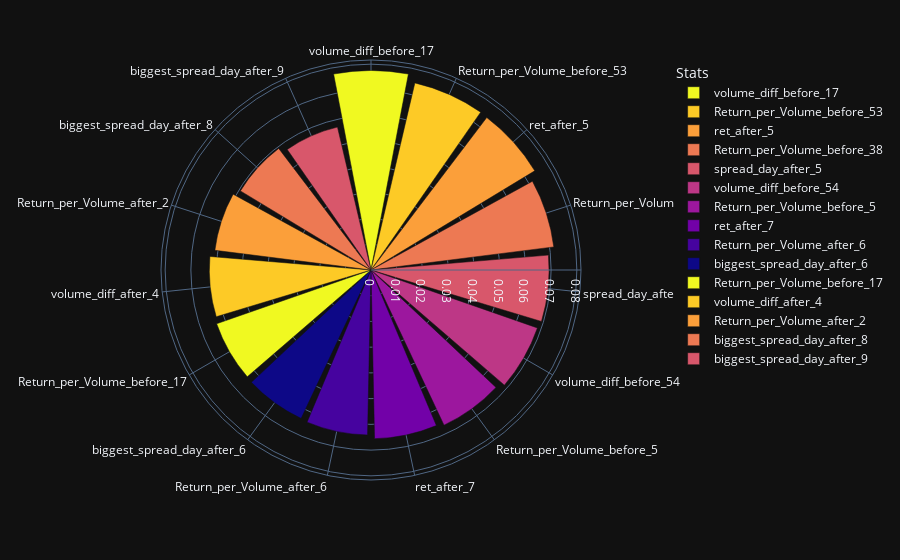

Here is the notebook cell this chart was saved with:
### Code cell
d = {'Stats':features_mins_reduced,'FI':rf_best_mins_reduced.feature_importances_}
fi = pd.DataFrame(d)
fi = fi.sort_values(by='FI', ascending=0)
fig = px.bar_polar(fi, r="FI", theta="Stats",
                   color="Stats", template="plotly_dark",
                   color_discrete_sequence= px.colors.sequential.Plasma_r)
fig.show()

### Figure 1 — Plotly figure (JSON) as saved in the notebook; plotly's stock layout.template omitted (floating-point values rounded to 4 significant figures)
{"data": [{"hovertemplate": "Stats=%{theta}<br>FI=%{r}<extra></extra>", "legendgroup": "volume_diff_before_17", "marker": {"color": "#f0f921"}, "name": "volume_diff_before_17", "r": [0.07754], "showlegend": true, "subplot": "polar", "theta": ["volume_diff_before_17"], "type": "barpolar"}, {"hovertemplate": "Stats=%{theta}<br>FI=%{r}<extra></extra>", "legendgroup": "Return_per_Volume_before_53", "marker": {"color": "#fdca26"}, "name": "Return_per_Volume_before_53", "r": [0.0747], "showlegend": true, "subplot": "polar", "theta": ["Return_per_Volume_before_53"], "type": "barpolar"}, {"hovertemplate": "Stats=%{theta}<br>FI=%{r}<extra></extra>", "legendgroup": "ret_after_5", "marker": {"color": "#fb9f3a"}, "name": "ret_after_5", "r": [0.07441], "showlegend": true, "subplot": "polar", "theta": ["ret_after_5"], "type": "barpolar"}, {"hovertemplate": "Stats=%{theta}<br>FI=%{r}<extra></extra>", "legendgroup": "Return_per_Volume_before_38", "marker": {"color": "#ed7953"}, "name": "Return_per_Volume_before_38", "r": [0.07161], "showlegend": true, "subplot": "polar", "theta": ["Return_per_Volume_before_38"], "type": "barpolar"}, {"hovertemplate": "Stats=%{theta}<br>FI=%{r}<extra></extra>", "legendgroup": "spread_day_after_5", "marker": {"color": "#d8576b"}, "name": "spread_day_after_5", "r": [0.06921], "showlegend": true, "subplot": "polar", "theta": ["spread_day_after_5"], "type": "barpolar"}, {"hovertemplate": "Stats=%{theta}<br>FI=%{r}<extra></extra>", "legendgroup": "volume_diff_before_54", "marker": {"color": "#bd3786"}, "name": "volume_diff_before_54", "r": [0.06849], "showlegend": true, "subplot": "polar", "theta": ["volume_diff_before_54"], "type": "barpolar"}, {"hovertemplate": "Stats=%{theta}<br>FI=%{r}<extra></extra>", "legendgroup": "Return_per_Volume_before_5", "marker": {"color": "#9c179e"}, "name": "Return_per_Volume_before_5", "r": [0.06666], "showlegend": true, "subplot": "polar", "theta": ["Return_per_Volume_before_5"], "type": "barpolar"}, {"hovertemplate": "Stats=%{theta}<br>FI=%{r}<extra></extra>", "legendgroup": "ret_after_7", "marker": {"color": "#7201a8"}, "name": "ret_after_7", "r": [0.06558], "showlegend": true, "subplot": "polar", "theta": ["ret_after_7"], "type": "barpolar"}, {"hovertemplate": "Stats=%{theta}<br>FI=%{r}<extra></extra>", "legendgroup": "Return_per_Volume_after_6", "marker": {"color": "#46039f"}, "name": "Return_per_Volume_after_6", "r": [0.06415], "showlegend": true, "subplot": "polar", "theta": ["Return_per_Volume_after_6"], "type": "barpolar"}, {"hovertemplate": "Stats=%{theta}<br>FI=%{r}<extra></extra>", "legendgroup": "biggest_spread_day_after_6", "marker": {"color": "#0d0887"}, "name": "biggest_spread_day_after_6", "r": [0.06377], "showlegend": true, "subplot": "polar", "theta": ["biggest_spread_day_after_6"], "type": "barpolar"}, {"hovertemplate": "Stats=%{theta}<br>FI=%{r}<extra></extra>", "legendgroup": "Return_per_Volume_before_17", "marker": {"color": "#f0f921"}, "name": "Return_per_Volume_before_17", "r": [0.06352], "showlegend": true, "subplot": "polar", "theta": ["Return_per_Volume_before_17"], "type": "barpolar"}, {"hovertemplate": "Stats=%{theta}<br>FI=%{r}<extra></extra>", "legendgroup": "volume_diff_after_4", "marker": {"color": "#fdca26"}, "name": "volume_diff_after_4", "r": [0.06283], "showlegend": true, "subplot": "polar", "theta": ["volume_diff_after_4"], "type": "barpolar"}, {"hovertemplate": "Stats=%{theta}<br>FI=%{r}<extra></extra>", "legendgroup": "Return_per_Volume_after_2", "marker": {"color": "#fb9f3a"}, "name": "Return_per_Volume_after_2", "r": [0.06115], "showlegend": true, "subplot": "polar", "theta": ["Return_per_Volume_after_2"], "type": "barpolar"}, {"hovertemplate": "Stats=%{theta}<br>FI=%{r}<extra></extra>", "legendgroup": "biggest_spread_day_after_8", "marker": {"color": "#ed7953"}, "name": "biggest_spread_day_after_8", "r": [0.05933], "showlegend": true, "subplot": "polar", "theta": ["biggest_spread_day_after_8"], "type": "barpolar"}, {"hovertemplate": "Stats=%{theta}<br>FI=%{r}<extra></extra>", "legendgroup": "biggest_spread_day_after_9", "marker": {"color": "#d8576b"}, "name": "biggest_spread_day_after_9", "r": [0.05706], "showlegend": true, "subplot": "polar", "theta": ["biggest_spread_day_after_9"], "type": "barpolar"}], "layout": {"barmode": "relative", "legend": {"title": {"text": "Stats"}, "tracegroupgap": 0}, "margin": {"t": 60}, "polar": {"angularaxis": {"categoryarray": ["volume_diff_before_17", "Return_per_Volume_before_53", "ret_after_5", "Return_per_Volume_before_38", "spread_day_after_5", "volume_diff_before_54", "Return_per_Volume_before_5", "ret_after_7", "Return_per_Volume_after_6", "biggest_spread_day_after_6", "Return_per_Volume_before_17", "volume_diff_after_4", "Return_per_Volume_after_2", "biggest_spread_day_after_8", "biggest_spread_day_after_9"], "categoryorder": "array", "direction": "clockwise", "rotation": 90}, "domain": {"x": [0, 1], "y": [0, 1]}}}}
